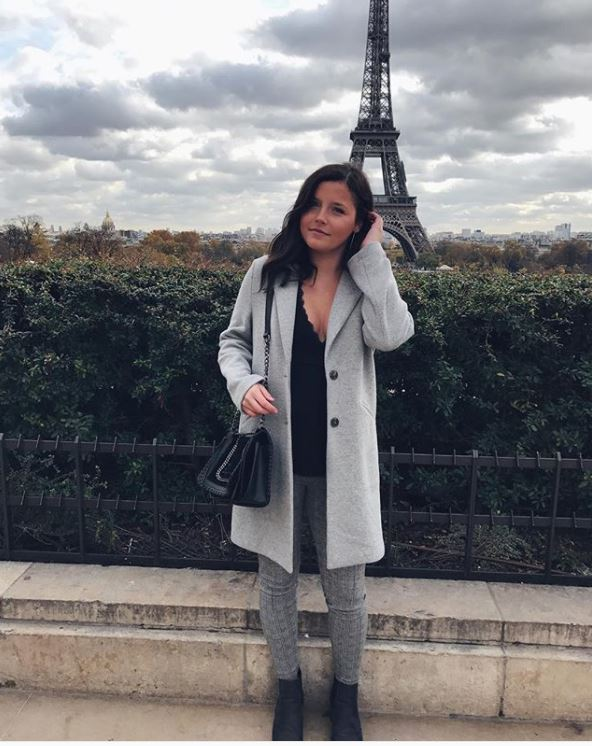
#> input picture img/eifel1.JPG, 592 x 746 px, given in place of box.png, which was not available
$ python find_obj.py ../img/eifel1.JPG
#> lines starting #> are read from the running program, lines starting #| are printed output that depends on the picture; after the words box and inside, x2 and y2 are one past the last pixel; in counts of white or black regions, pixels touching at a corner belong together; pictures that were not available may be replaced by others from this repository, and a replacement may not be noted
#!/usr/bin/env python
# source: https://github.com/opencv/opencv/tree/master/samples/python
'''
Feature-based image matching sample.

Note, that you will need the https://github.com/opencv/opencv_contrib repo for SIFT and SURF

USAGE
  find_obj.py [--feature=<sift|surf|orb|akaze|brisk>[-flann]] [ <image1> <image2> ]

  --feature  - Feature to use. Can be sift, surf, orb or brisk. Append '-flann'
               to feature name to use Flann-based matcher instead bruteforce.

  Press left mouse button on a feature point to see its matching point.
'''

# Python 2/3 compatibility
from __future__ import print_function

import numpy as np
import cv2 as cv
from common import anorm, getsize

FLANN_INDEX_KDTREE = 1  # bug: flann enums are missing
FLANN_INDEX_LSH    = 6


def init_feature(name):
    chunks = name.split('-')
    if chunks[0] == 'sift':
        detector = cv.xfeatures2d.SIFT_create()
        norm = cv.NORM_L2
    elif chunks[0] == 'surf':
        detector = cv.xfeatures2d.SURF_create(800)
        norm = cv.NORM_L2
    elif chunks[0] == 'orb':
        detector = cv.ORB_create(400)
        norm = cv.NORM_HAMMING
    elif chunks[0] == 'akaze':
        detector = cv.AKAZE_create()
        norm = cv.NORM_HAMMING
    elif chunks[0] == 'brisk':
        detector = cv.BRISK_create()
        norm = cv.NORM_HAMMING
    else:
        return None, None
    if 'flann' in chunks:
        search_params = dict(checks=50)
        if norm == cv.NORM_L2:
            flann_params = dict(algorithm = FLANN_INDEX_KDTREE, trees = 5)
        else:
            flann_params= dict(algorithm = FLANN_INDEX_LSH,
                               table_number = 6, # 12
                               key_size = 12,     # 20
                               multi_probe_level = 1) #2
        matcher = cv.FlannBasedMatcher(flann_params, search_params)  # bug : need to pass empty dict (#1329)
    else:
        matcher = cv.BFMatcher(norm)
    return detector, matcher


def filter_matches(kp1, kp2, matches, ratio = 0.75):
    mkp1, mkp2 = [], []
    for m in matches:
        if len(m) == 2 and m[0].distance < m[1].distance * ratio:
            m = m[0]
            mkp1.append( kp1[m.queryIdx] )
            mkp2.append( kp2[m.trainIdx] )
    p1 = np.float32([kp.pt for kp in mkp1])
    p2 = np.float32([kp.pt for kp in mkp2])
    kp_pairs = zip(mkp1, mkp2)
    return p1, p2, list(kp_pairs)

def explore_match(win, img1, img2, kp_pairs, status = None, H = None):
    h1, w1 = img1.shape[:2]
    h2, w2 = img2.shape[:2]
    vis = np.zeros((max(h1, h2), w1+w2), np.uint8)
    vis[:h1, :w1] = img1
    vis[:h2, w1:w1+w2] = img2
    vis = cv.cvtColor(vis, cv.COLOR_GRAY2BGR)

    if H is not None:
        corners = np.float32([[0, 0], [w1, 0], [w1, h1], [0, h1]])
        corners = np.int32( cv.perspectiveTransform(corners.reshape(1, -1, 2), H).reshape(-1, 2) + (w1, 0) )
        cv.polylines(vis, [corners], True, (255, 255, 255))

    if status is None:
        status = np.ones(len(kp_pairs), np.bool_)
    p1, p2 = [], []  # python 2 / python 3 change of zip unpacking
    for kpp in kp_pairs:
        p1.append(np.int32(kpp[0].pt))
        p2.append(np.int32(np.array(kpp[1].pt) + [w1, 0]))

    green = (0, 255, 0)
    red = (0, 0, 255)
    kp_color = (51, 103, 236)
    for (x1, y1), (x2, y2), inlier in zip(p1, p2, status):
        if inlier:
            col = green
            cv.circle(vis, (x1, y1), 2, col, -1)
            cv.circle(vis, (x2, y2), 2, col, -1)
        else:
            col = red
            r = 2
            thickness = 3
            cv.line(vis, (x1-r, y1-r), (x1+r, y1+r), col, thickness)
            cv.line(vis, (x1-r, y1+r), (x1+r, y1-r), col, thickness)
            cv.line(vis, (x2-r, y2-r), (x2+r, y2+r), col, thickness)
            cv.line(vis, (x2-r, y2+r), (x2+r, y2-r), col, thickness)
    vis0 = vis.copy()
    for (x1, y1), (x2, y2), inlier in zip(p1, p2, status):
        if inlier:
            cv.line(vis, (x1, y1), (x2, y2), green)

    cv.imshow(win, vis)

    def onmouse(event, x, y, flags, param):
        cur_vis = vis
        if flags & cv.EVENT_FLAG_LBUTTON:
            cur_vis = vis0.copy()
            r = 8
            m = (anorm(np.array(p1) - (x, y)) < r) | (anorm(np.array(p2) - (x, y)) < r)
            idxs = np.where(m)[0]

            kp1s, kp2s = [], []
            for i in idxs:
                (x1, y1), (x2, y2) = p1[i], p2[i]
                col = (red, green)[status[i][0]]
                cv.line(cur_vis, (x1, y1), (x2, y2), col)
                kp1, kp2 = kp_pairs[i]
                kp1s.append(kp1)
                kp2s.append(kp2)
            cur_vis = cv.drawKeypoints(cur_vis, kp1s, None, flags=4, color=kp_color)
            cur_vis[:,w1:] = cv.drawKeypoints(cur_vis[:,w1:], kp2s, None, flags=4, color=kp_color)

        cv.imshow(win, cur_vis)
    cv.setMouseCallback(win, onmouse)
    return vis


if __name__ == '__main__':
    print(__doc__)

    import sys, getopt
    opts, args = getopt.getopt(sys.argv[1:], '', ['feature='])
    opts = dict(opts)
    feature_name = opts.get('--feature', 'brisk')
    try:
        fn1, fn2 = args
    except:
        fn1 = '../data/box.png'
        fn2 = '../data/box_in_scene.png'

    img1 = cv.imread(fn1, 0)
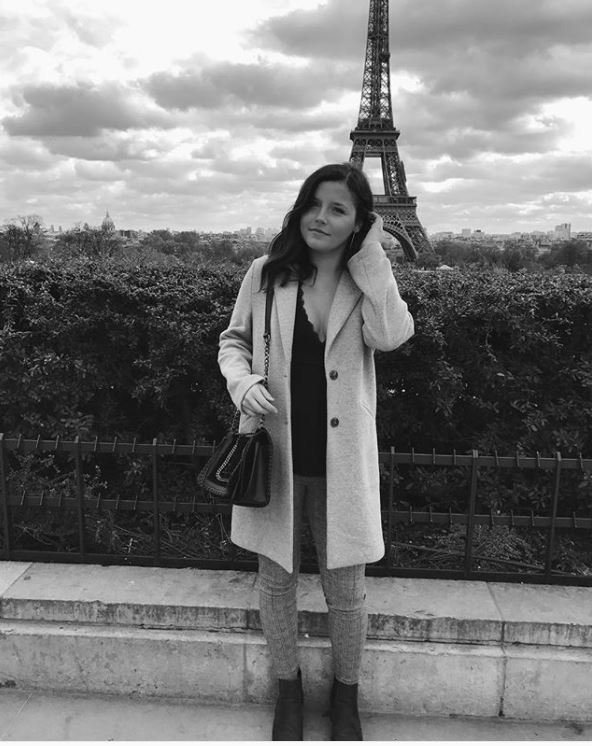
#> img1: shape (746, 592); min 0, max 255, mean 119.6
    img2 = cv.imread(fn2, 0)
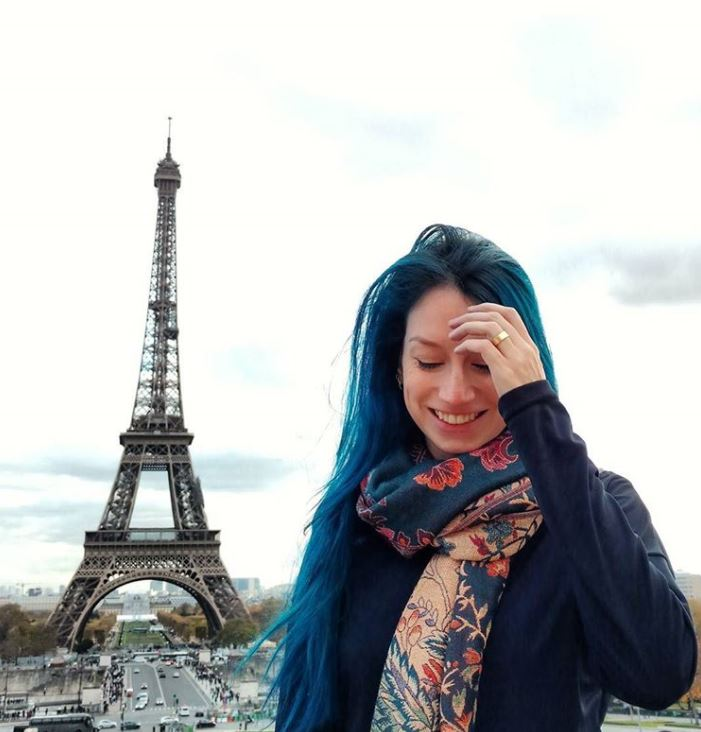
#> input picture img/eifel2.jpg, 701 x 732 px, given in place of box_in_scene.png, which was not available
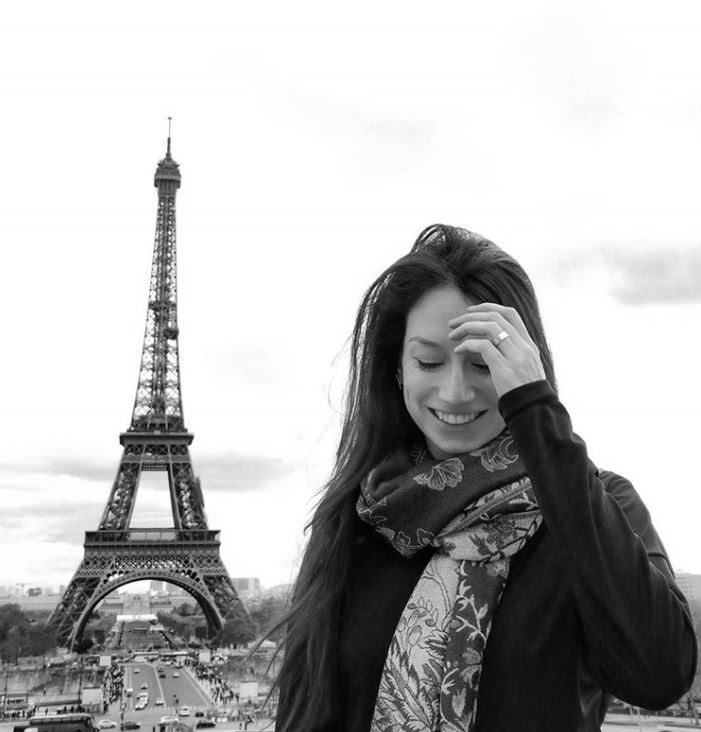
#> img2: shape (732, 701); min 0, max 255, mean 181.6
    detector, matcher = init_feature(feature_name)

    if img1 is None:
        print('Failed to load fn1:', fn1)
        sys.exit(1)

    if img2 is None:
        print('Failed to load fn2:', fn2)
        sys.exit(1)

    if detector is None:
        print('unknown feature:', feature_name)
        sys.exit(1)

    print('using', feature_name)

    kp1, desc1 = detector.detectAndCompute(img1, None)
#> kp1 = 3420 keypoints; strongest (x, y, size): (403, 390, 12), (351, 135, 27.1), (383, 63, 12.7), (380, 158, 12.1)
    kp2, desc2 = detector.detectAndCompute(img2, None)
#> kp2 = 4154 keypoints; strongest (x, y, size): (122, 438, 43.3), (190, 437, 27.9), (216, 532, 30.1), (190, 438, 42.3)
    print('img1 - %d features, img2 - %d features' % (len(kp1), len(kp2)))
#| img1 - 3420 features, img2 - 4154 features

    def match_and_draw(win):
        print('matching...')
        raw_matches = matcher.knnMatch(desc1, trainDescriptors = desc2, k = 2) #2
        p1, p2, kp_pairs = filter_matches(kp1, kp2, raw_matches)
        if len(p1) >= 4:
            H, status = cv.findHomography(p1, p2, cv.RANSAC, 5.0)
            print('%d / %d  inliers/matched' % (np.sum(status), len(status)))
        else:
            H, status = None, None
            print('%d matches found, not enough for homography estimation' % len(p1))

        _vis = explore_match(win, img1, img2, kp_pairs, status, H)

    match_and_draw('find_obj')
#> in match_and_draw, `raw_matches = matcher.knnMatch(desc1, trainDescriptors = desc2, k = 2)`: raw_matches = 3420 matches
#> after the loop in filter_matches, `for m in matches:`: mkp1 = 52 keypoints; strongest (x, y, size): (378, 158, 24), (381, 100, 13), (414, 198, 21.2), (367, 113, 11.8); mkp2 = 52 keypoints; strongest (x, y, size): (216, 532, 30.1), (182, 492, 11.7), (169, 324, 16.2), (164, 473, 35.7)
#> in filter_matches, `p1 = np.float32([kp.pt for kp in mkp1])`: p1 = 52 pairs, first value 174 to 418.6, second value 19.18 to 612.8
#> in filter_matches, `p2 = np.float32([kp.pt for kp in mkp2])`: p2 = 52 pairs, first value 136 to 514, second value 286.6 to 612.5
#> in match_and_draw, `p1, p2, kp_pairs = filter_matches(kp1, kp2, raw_matches)`: kp_pairs = 52 items
#> in match_and_draw, `H, status = cv.findHomography(p1, p2, cv.RANSAC, 5.0)`: H = [[2.08, -0.171, -559.4], [0.491, 1.4, 178.6], [0.00102, -0.000926, 1]]; status = 52 values, max 1 at index 0, min 0 at index 7, mean 0.808
#| 42 / 52  inliers/matched
#> in explore_match, `vis[:h2, w1:w1+w2] = img2`:
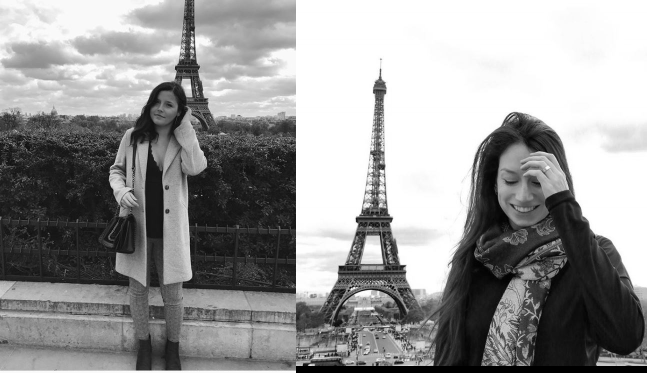
#> vis: shape (746, 1293) (shown at 1/2 size); min 0, max 255, mean 151.4
#> in explore_match, `corners = np.int32( cv.perspectiveTransform(corners.reshape(1, -1, 2),..`: corners = [[32, 178], [1010, 292], [1187, 1657], [-1630, 3969]]
#> in explore_match, `cv.polylines(vis, [corners], True, (255, 255, 255))`:
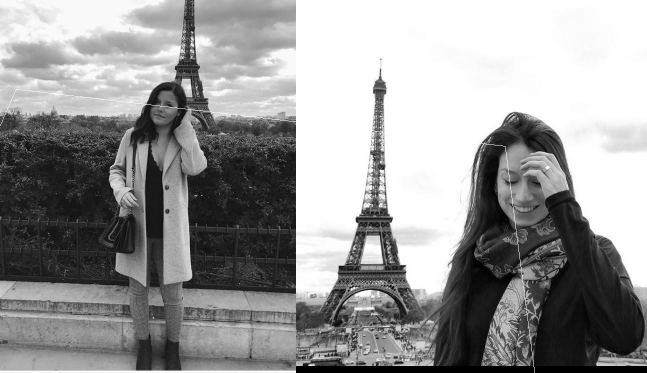
#> vis: shape (746, 1293, 3) (shown at 1/2 size); min 0, max 255, mean 151.5
#> the loop in explore_match, `for kpp in kp_pairs:` made 52 passes
#> kpp on passes 1, 2, 3, 4, 5, 6, 7, 8, 9, 11, 15: 2 keypoints; (x, y, size): (170, 287, 13.9), (383, 19, 11.8), 2 keypoints; (x, y, size): (169, 290, 13.8), (381, 22, 11.4), 2 keypoints; (x, y, size): (169, 324, 16.2), (382, 49, 12.1), 2 keypoints; (x, y, size): (169, 349, 11.3), (383, 69, 8.5), 2 keypoints; (x, y, size): (146, 354, 17.5), (367, 73, 11.2), 2 keypoints; (x, y, size): (168, 366, 12.1), (382, 83, 8.4), 2 keypoints; (x, y, size): (381, 91, 10.9), (166, 378, 15), 2 keypoints; (x, y, size): (361, 97, 14.5), (415, 475, 10.4), 2 keypoints; (x, y, size): (381, 100, 13), (167, 391, 18), 2 keypoints; (x, y, size): (381, 109, 8.4), (167, 402, 10.6), 2 keypoints; (x, y, size): (388, 117, 11), (176, 413, 16.8)
#> after the loop in explore_match, `for kpp in kp_pairs:`: p1 = 52 pairs, first value 174 to 418, second value 19 to 612; p2 = 52 pairs, first value 728 to 1105, second value 286 to 612
#> the loop in explore_match, `for (x1, y1), (x2, y2), inlier in zip(p1, p2, status):` made 52 passes
#> (x1, y1, x2, y2, inlier, col) on passes 1 to 12: (382, 19, 761, 286, [1], (0, 255, 0)), (381, 22, 760, 290, [1], (0, 255, 0)), (382, 49, 760, 323, [1], (0, 255, 0)), (382, 69, 761, 348, [1], (0, 255, 0)), (366, 73, 738, 354, [1], (0, 255, 0)), (382, 82, 759, 365, [1], (0, 255, 0)), (381, 90, 758, 377, [1], (0, 255, 0)), (361, 97, 1007, 474, [0], (0, 0, 255)), (381, 100, 759, 390, [1], (0, 255, 0)), (368, 104, 739, 395, [1], (0, 255, 0)), (381, 109, 759, 402, [1], (0, 255, 0)), (362, 112, 730, 406, [1], (0, 255, 0))
#> after the loop in explore_match, `for (x1, y1), (x2, y2), inlier in zip(p1, p2, status):`:
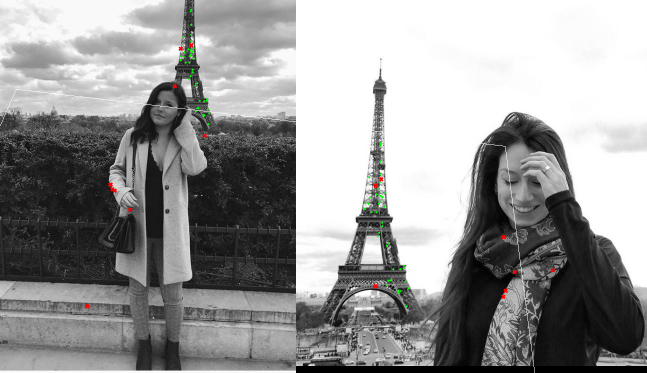
#> vis: shape (746, 1293, 3) (shown at 1/2 size); 0.2% of pixels changed, all inside (x1, y1, x2, y2) = (170, 17, 1110, 617)
#> the loop in explore_match, `for (x1, y1), (x2, y2), inlier in zip(p1, p2, status):` made 52 passes
#> (x1, y1, x2, y2, inlier) on passes 1 to 12: (382, 19, 761, 286, [1]), (381, 22, 760, 290, [1]), (382, 49, 760, 323, [1]), (382, 69, 761, 348, [1]), (366, 73, 738, 354, [1]), (382, 82, 759, 365, [1]), (381, 90, 758, 377, [1]), (361, 97, 1007, 474, [0]), (381, 100, 759, 390, [1]), (368, 104, 739, 395, [1]), (381, 109, 759, 402, [1]), (362, 112, 730, 406, [1])
#> after the loop in explore_match, `for (x1, y1), (x2, y2), inlier in zip(p1, p2, status):`:
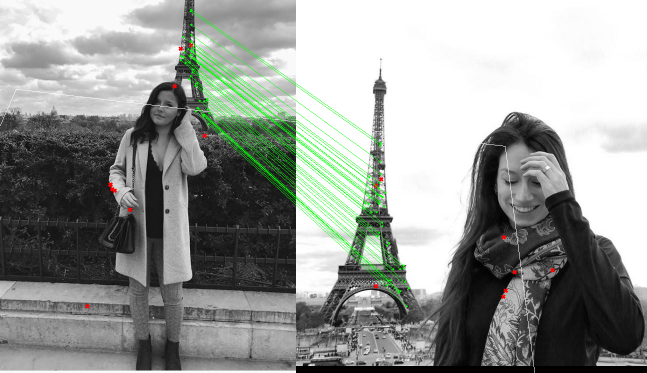
#> vis: shape (746, 1293, 3) (shown at 1/2 size); 1.46% of pixels changed, all inside (x1, y1, x2, y2) = (363, 20, 816, 611)
    cv.waitKey()
    cv.destroyAllWindows()
